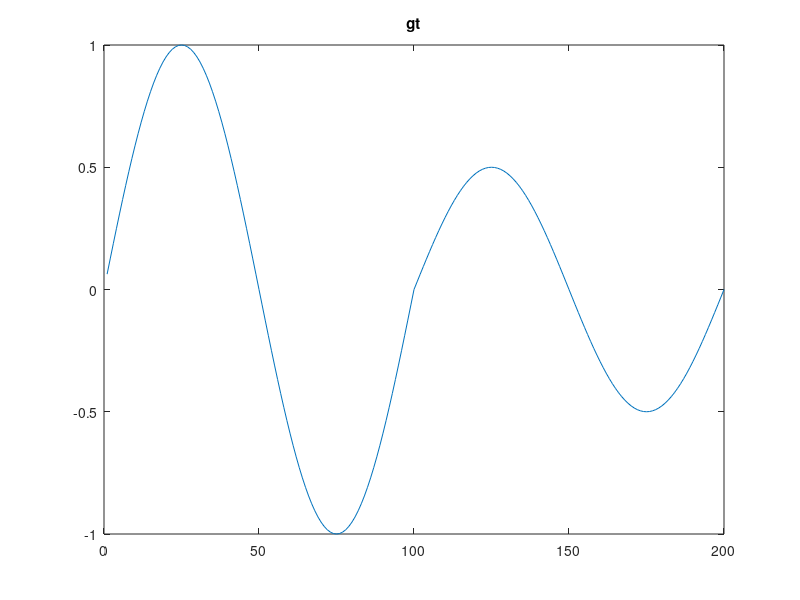
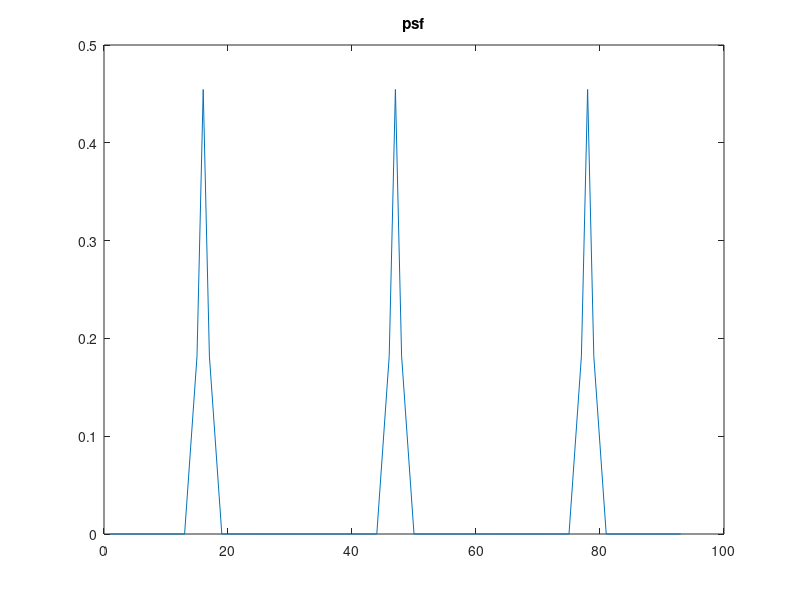
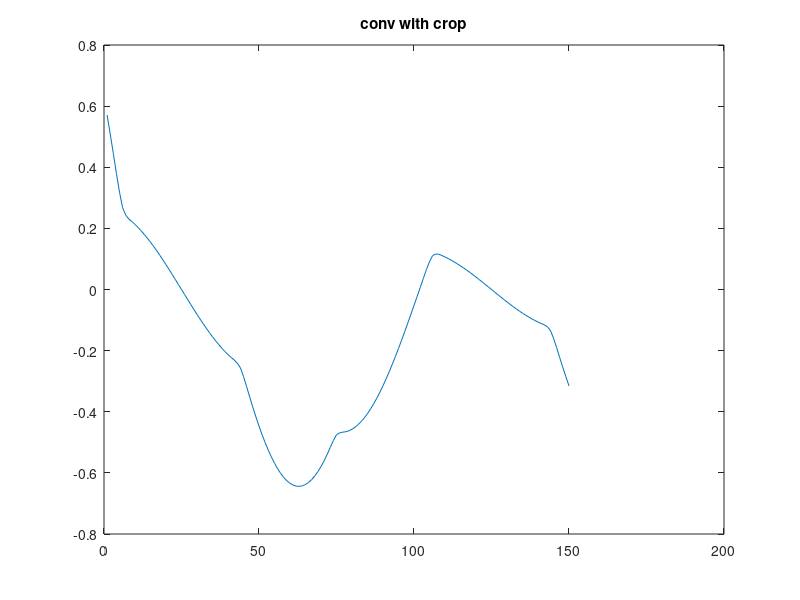
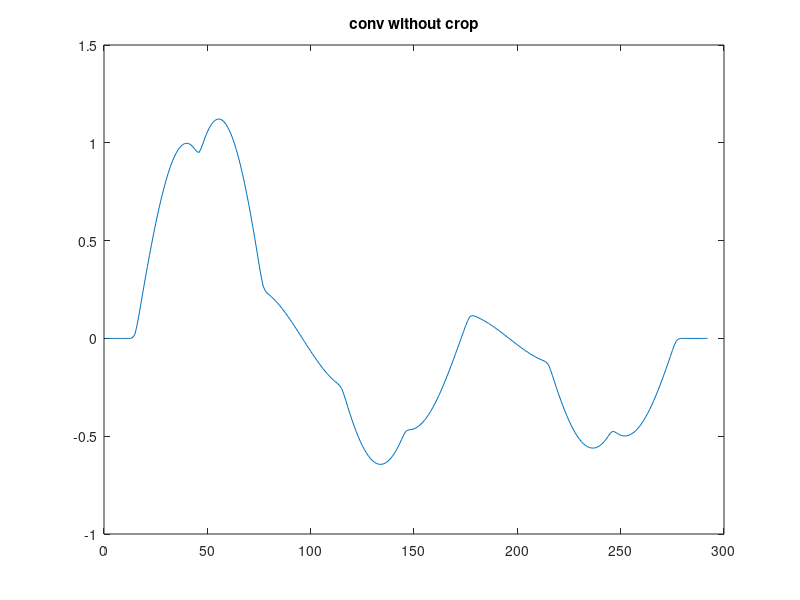

The MATLAB source for these figures, in order:
%%conv_and_crop
%% generate gt
part1 = 1*sin(2*pi*[0.01:0.01:1]);
part2 = 0.5*sin(2*pi*[0.01:0.01:1]);
gt = [part1';part2'];
% gt = padarray(gt,[0,length(gt)/4]);
figure,plot(gt),title('gt');

%% generate psf
spsf = [0 0  0.1 0.2 0.5 0.2 0.1 0 0];
spsf = spsf./sum(spsf);
spsf = spsf';
spacing = 30;
copy = [3,1];
spsf = padarray(spsf,[round((spacing-length(spsf))/2),...
    0]);
psf = repmat(spsf,copy);
figure,plot(psf),title('psf');

%% conv and crop
output = conv(gt,psf,'same');
output = output(26:175);
fulloutput = conv(gt,psf,'full');
figure, plot(output),title('conv with crop');
figure,plot(fulloutput),title('conv without crop');

%% conv with convmtx
convmat = convmtx(psf,length(gt));
cropmat = eye(150);
cropmat = padarray(cropmat,[0,71]);
cvcp = cropmat*convmat;
output2 = cvcp*gt;
figure,plot(output2),title('cvcp result');

%% deconv
alpha = 0.01;
result = inv(cvcp'*cvcp + alpha.*eye(200,200))*cvcp'*output;
figure,plot(result),title(['tikhonov alpha = ',num2str(alpha)]);
hold on,plot(gt,'r');

